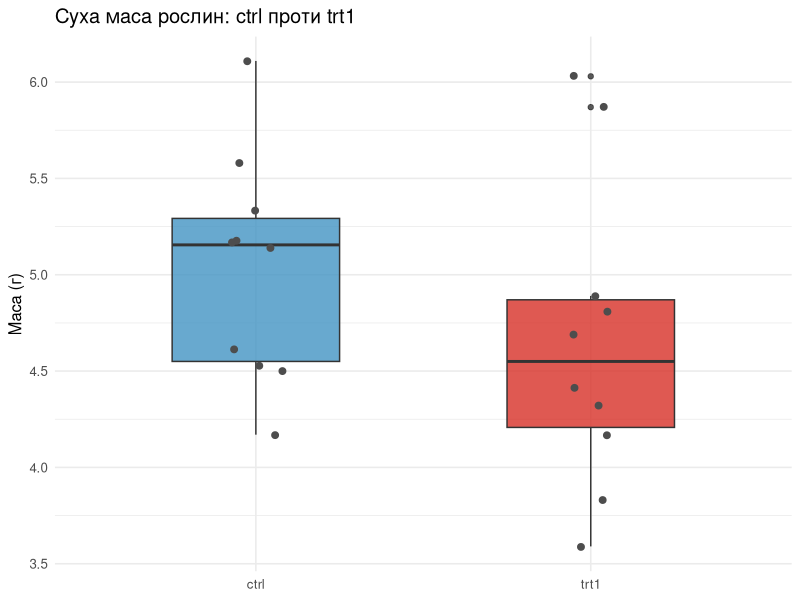
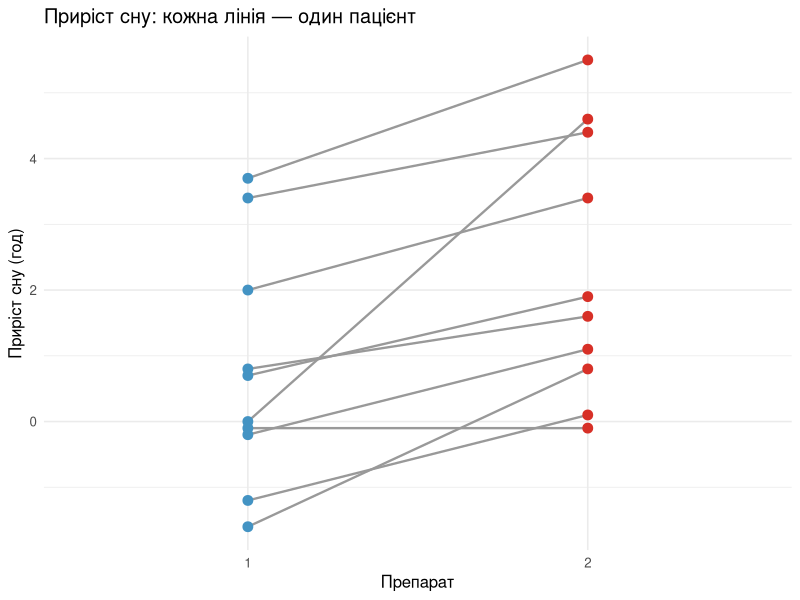
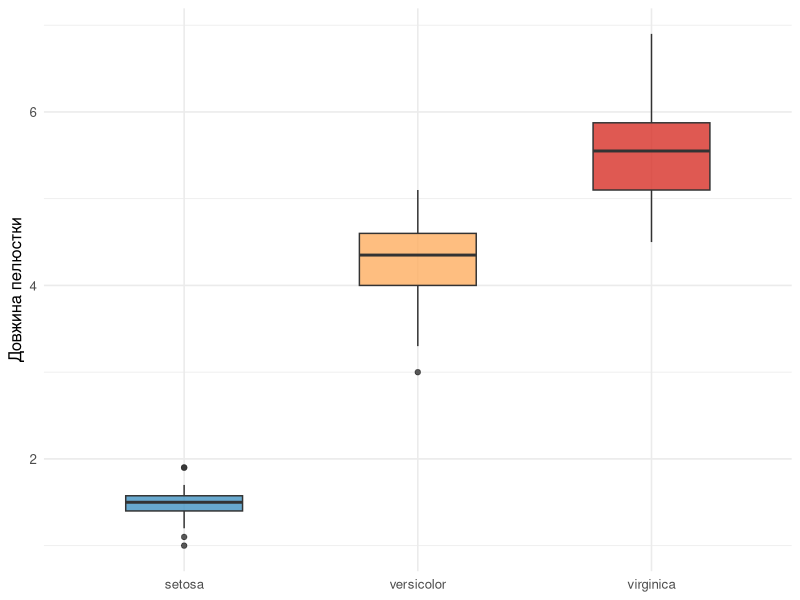
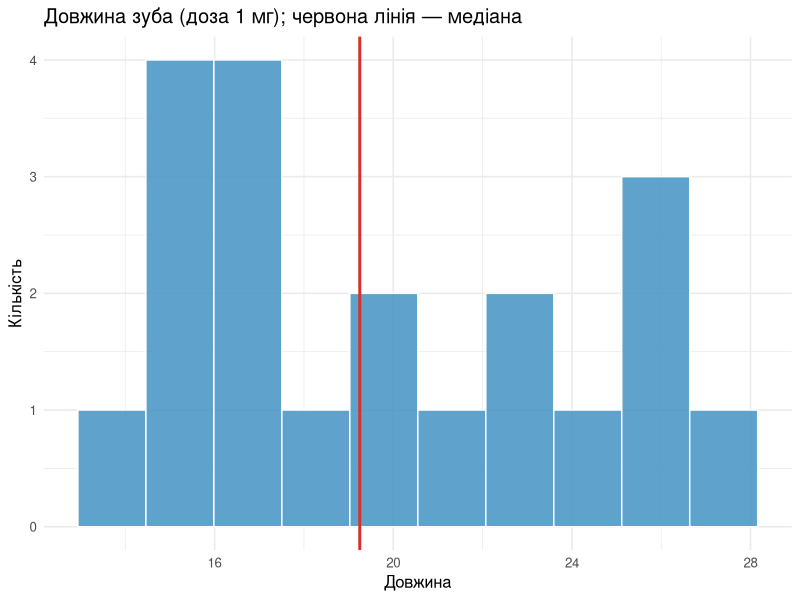
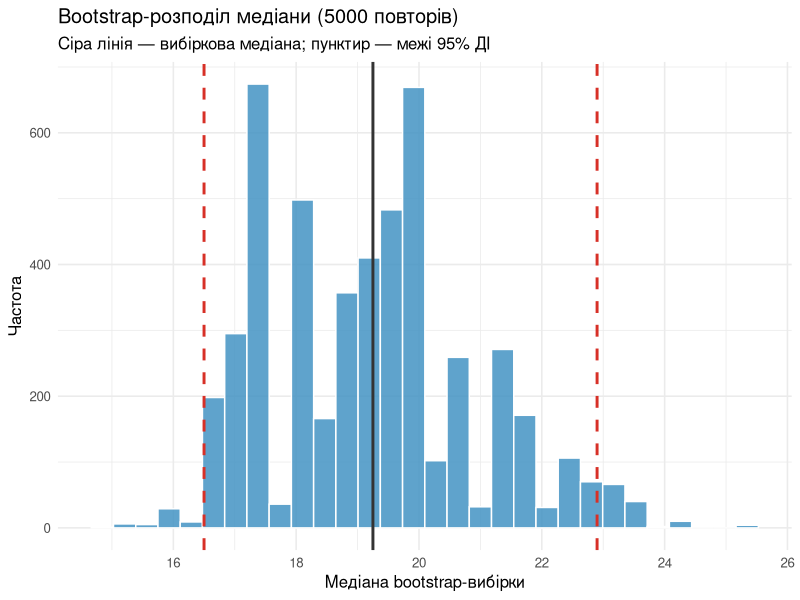

R code for these plots, in order:
## ---- chunk 1
#| include: false
library(tidyverse)
library(patchwork)
library(scales)
library(boot)
## ---- chunk 2
rank(c(7, 2, 9, 4))   # R повертає ранг кожного елемента у вихідному порядку
## ---- chunk 3
rank(c(5, 8, 8, 10))
## ---- chunk 4
#| fig-width: 8
#| fig-height: 3.6
#| output-location: slide

pg <- PlantGrowth |>
  filter(group %in% c("ctrl", "trt1")) |>   # лишаємо тільки дві потрібні групи
  mutate(group = factor(group))

pg |>
  ggplot(aes(group, weight, fill = group)) +
  geom_boxplot(alpha = 0.8, width = 0.5) +
  geom_jitter(width = 0.08, color = "grey30", size = 2) +
  scale_fill_manual(values = c("ctrl" = "#4393c3", "trt1" = "#d73027")) +
  labs(title = "Суха маса рослин: ctrl проти trt1",
       x = NULL, y = "Маса (г)", fill = NULL) +
  theme_minimal(base_size = 12) +
  theme(legend.position = "none")
## ---- chunk 5
pg |>
  mutate(rank = rank(weight)) |>      # спільний ранг по всіх 20 спостереженнях
  group_by(group) |>
  summarise(n = n(), сума_рангів = sum(rank), середній_ранг = mean(rank))
## ---- chunk 6
wilcox.test(weight ~ group, data = pg)
## ---- chunk 7
t.test(weight ~ group, data = pg)$p.value
## ---- chunk 8
sleep |> pivot_wider(id_cols = ID, names_from = group,
                     values_from = extra, names_prefix = "препарат_")
## ---- chunk 9
#| fig-width: 8
#| fig-height: 3.6
#| output-location: slide

sleep |>
  ggplot(aes(group, extra, group = ID)) +
  geom_line(color = "grey60", linewidth = 0.8) +     # лінія = один пацієнт
  geom_point(aes(color = group), size = 3) +
  scale_color_manual(values = c("1" = "#4393c3", "2" = "#d73027")) +
  labs(title = "Приріст сну: кожна лінія — один пацієнт",
       x = "Препарат", y = "Приріст сну (год)", color = NULL) +
  theme_minimal(base_size = 12) +
  theme(legend.position = "none")
## ---- chunk 10
diffs <- sleep |>
  pivot_wider(id_cols = ID, names_from = group, values_from = extra) |>
  mutate(різниця = `2` - `1`)              # ефект препарату 2 мінус препарату 1

diffs$різниця
## ---- chunk 11
g1 <- sleep$extra[sleep$group == 1]   # ефект препарату 1 у 10 пацієнтів
g2 <- sleep$extra[sleep$group == 2]   # ефект препарату 2 у тих самих пацієнтів

wilcox.test(g1, g2, paired = TRUE)
## ---- chunk 12
t.test(g1, g2, paired = TRUE)$p.value
## ---- chunk 13
iris |>
  group_by(Species) |>
  summarise(n = n(), медіана = median(Petal.Length),
            min = min(Petal.Length), max = max(Petal.Length))
## ---- chunk 14
#| fig-width: 8
#| fig-height: 2.8
#| echo: false

iris |>
  ggplot(aes(Species, Petal.Length, fill = Species)) +
  geom_boxplot(alpha = 0.8, width = 0.5) +
  scale_fill_manual(values = c("setosa" = "#4393c3", "versicolor" = "#fdae61",
                               "virginica" = "#d73027")) +
  labs(x = NULL, y = "Довжина пелюстки", fill = NULL) +
  theme_minimal(base_size = 12) +
  theme(legend.position = "none")
## ---- chunk 15
kruskal.test(Petal.Length ~ Species, data = iris)
## ---- chunk 16
pairwise.wilcox.test(iris$Petal.Length, iris$Species,
                     p.adjust.method = "bonferroni")
## ---- chunk 17
tooth1 <- ToothGrowth |> filter(dose == 1)   # лише доза 1 мг/день
nrow(tooth1)
## ---- chunk 18
#| fig-width: 8
#| fig-height: 2.8
#| output-location: slide

summary(tooth1$len)

tibble(len = tooth1$len) |>
  ggplot(aes(len)) +
  geom_histogram(bins = 10, fill = "#4393c3", color = "white", alpha = 0.85) +
  geom_vline(xintercept = median(tooth1$len), color = "#d73027", linewidth = 1) +
  labs(title = "Довжина зуба (доза 1 мг); червона лінія — медіана",
       x = "Довжина", y = "Кількість") +
  theme_minimal(base_size = 12)
## ---- chunk 19
median(tooth1$len)     # точкова оцінка медіани
## ---- chunk 20
set.seed(2026)                          # для відтворюваності результату
B <- 5000
boot_medians <- replicate(B, {
  zразок <- sample(tooth1$len, replace = TRUE)   # вибірка з поверненням, той самий розмір
  median(zразок)                                 # медіана цієї псевдо-вибірки
})

length(boot_medians)
## ---- chunk 21
sd(boot_medians)        # bootstrap SE медіани
## ---- chunk 22
#| fig-width: 8
#| fig-height: 3.2
#| echo: false

ci <- quantile(boot_medians, c(0.025, 0.975))

tibble(m = boot_medians) |>
  ggplot(aes(m)) +
  geom_histogram(bins = 30, fill = "#4393c3", color = "white", alpha = 0.85) +
  geom_vline(xintercept = ci, color = "#d73027", linewidth = 1, linetype = "dashed") +
  geom_vline(xintercept = median(tooth1$len), color = "grey20", linewidth = 1) +
  labs(title = "Bootstrap-розподіл медіани (5000 повторів)",
       subtitle = "Сіра лінія — вибіркова медіана; пунктир — межі 95% ДІ",
       x = "Медіана bootstrap-вибірки", y = "Частота") +
  theme_minimal(base_size = 12)
## ---- chunk 23
quantile(boot_medians, c(0.025, 0.975))
## ---- chunk 24
median_fn <- function(data, i) median(data[i])   # i — індекси bootstrap-вибірки

set.seed(2026)
boot_out <- boot(tooth1$len, statistic = median_fn, R = 5000)
boot.ci(boot_out, type = "perc")                 # перцентильний інтервал
